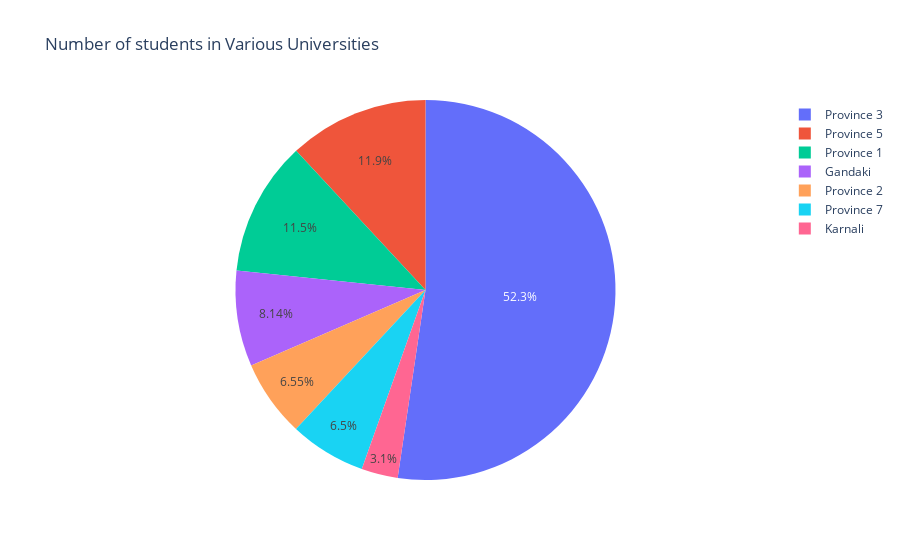

This figure's notebook cell:
### Markdown cell above
![fifth_image](newplot4.png)

### Code cell
df = pd.DataFrame(provinceDataFrame_sum)
df.columns= ['Number of Students']
df.head()
fig = px.pie(df,values='Number of Students', names=df.index, title='Number of students in Various Universities')
fig.show()

### Figure 1 — Plotly figure (JSON) as saved in the notebook; plotly's stock layout.template omitted (floating-point values rounded to 4 significant figures)
{"data": [{"domain": {"x": [0, 1], "y": [0, 1]}, "hovertemplate": "index=%{label}<br>Number of Students=%{value}<extra></extra>", "labels": ["Province 1", "Province 2", "Province 3", "Gandaki", "Province 5", "Karnali", "Province 7"], "legendgroup": "", "name": "", "showlegend": true, "type": "pie", "values": [82700, 47320, 377992, 58760, 86090, 22376, 46916]}], "layout": {"legend": {"tracegroupgap": 0}, "title": {"text": "Number of students in Various Universities"}}}
